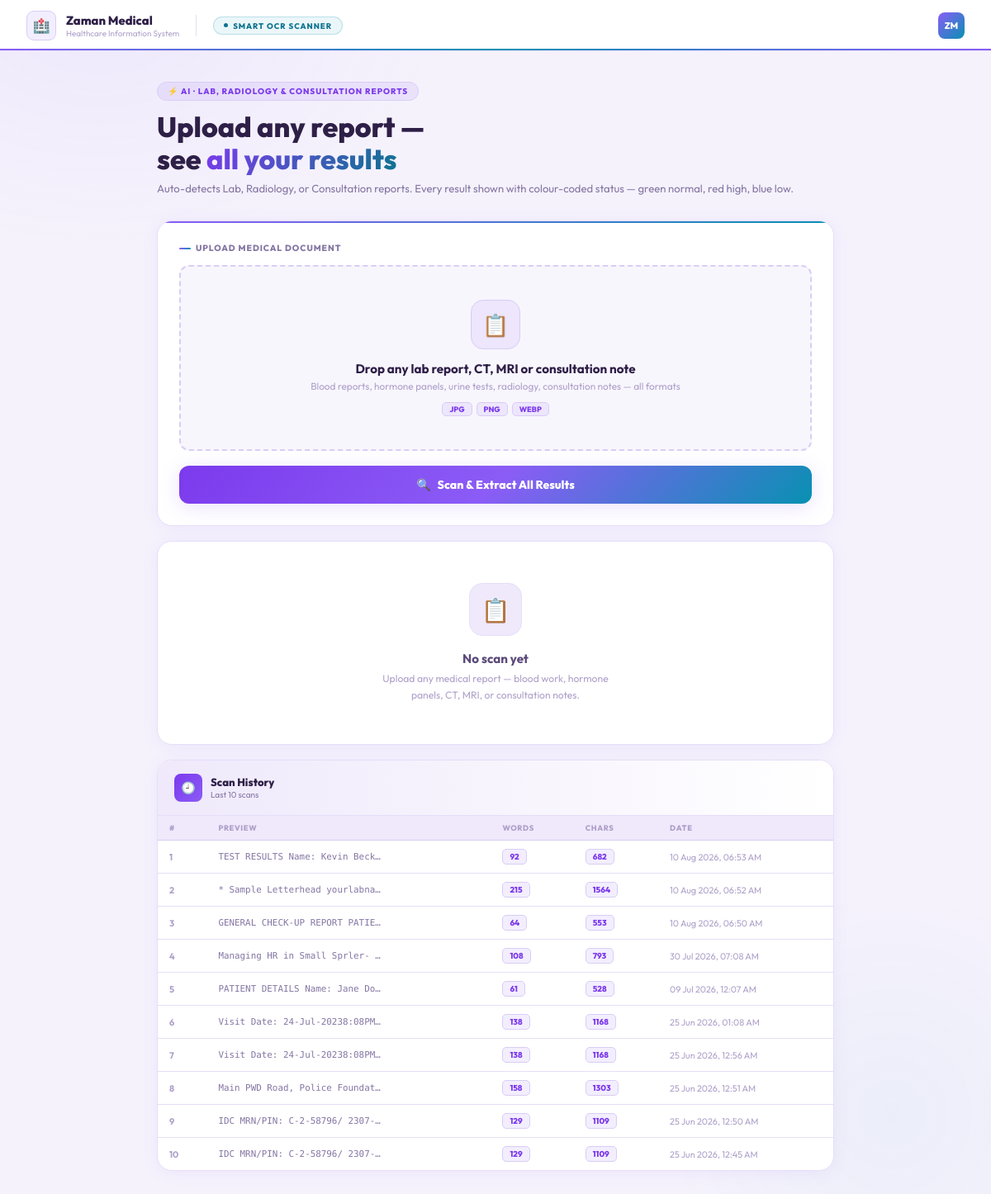
The page /ocr/process.php?patient_id=58 (signed in) on the database its author committed.
### tables this page shows
CREATE TABLE `ocr_scans` (
  `id` int(11) NOT NULL,
  `patient_id` int(11) DEFAULT NULL,
  `patient_name` varchar(100) DEFAULT NULL,
  `image_path` varchar(500) NOT NULL,
  `extracted_text` longtext NOT NULL,
  `ai_summary` longtext DEFAULT NULL,
  `word_count` int(11) NOT NULL DEFAULT 0,
  `char_count` int(11) NOT NULL DEFAULT 0,
  `scanned_at` datetime NOT NULL
);

### ocr/process.php (the view, shortened to what this page needs)
<?php
$conn = new mysqli("localhost", "root", "", "SHAPMS");
$text       = null;
$error      = null;
$summary    = null;
$reportType = 'LAB';
$wordCount      = 0;
$charCount      = 0;
$patientInfo    = [];
$highlightedOCR = '';
$patient_id     = (int)$_SESSION['user_id'];
$history = [];
$res = $conn->query("SELECT * FROM ocr_scans WHERE patient_id = $patient_id ORDER BY scanned_at DESC LIMIT 10");
if ($res) while ($row = $res->fetch_assoc()) $history[] = $row;
?>
<!DOCTYPE html>
<html lang="en">
<head>
</head>
<body>
<div class="topbar">
  <div class="tb-logo">🏥</div>
  <div><div class="tb-name">Zaman Medical</div><div class="tb-sub">Healthcare Information System</div></div>
  <div class="tb-pill"><div class="tb-dot"></div>Smart OCR Scanner</div>
  <div class="tb-av">ZM</div>
</div>
<div class="page">
  <div class="hdr">
    <div class="badge">⚡ AI · Lab, Radiology &amp; Consultation Reports</div>
    <h1>Upload any report —<br>see <em>all your results</em></h1>
    <p class="hdr-sub">Auto-detects Lab, Radiology, or Consultation reports. Every result shown with colour-coded status — green normal, red high, blue low.</p>
  </div>
  <div class="card">
    <div class="card-lbl">Upload Medical Document</div>
    <form method="POST" enctype="multipart/form-data" id="ocrForm">
      <div class="drop" id="dropZone">
        <div id="dropDefault">
          <div class="drop-ico">📋</div>
          <div class="drop-title">Drop any lab report, CT, MRI or consultation note</div>
          <div class="drop-sub">Blood reports, hormone panels, urine tests, radiology, consultation notes — all formats</div>
          <div class="fmts"><span class="fmt">JPG</span><span class="fmt">PNG</span><span class="fmt">WEBP</span></div>
        </div>
      </div>
      <button type="submit" class="btn" id="scanBtn">🔍 &nbsp; Scan &amp; Extract All Results</button>
    </form>
  </div>
  <?php if ($text && !$error): ?>
    <?php if ($summary && !empty($summary['condition_status'])):
      $st  = strtoupper($summary['condition_status']);
      if (!in_array($st, ['CRITICAL','SERIOUS','STABLE'])) $st = 'STABLE';
      $ico = ['CRITICAL'=>'🚨','SERIOUS'=>'⚠️','STABLE'=>'✅'][$st];
      $ttl = ['CRITICAL'=>'CRITICAL — Immediate Attention Required','SERIOUS'=>'SERIOUS — Important Findings Detected','STABLE'=>'STABLE — Results Within Normal Range'][$st];
      $sub = ['CRITICAL'=>'Life-threatening values detected. Act immediately.','SERIOUS'=>'Significant findings — prompt follow-up needed.','STABLE'=>'Values within or close to normal range.'][$st];
    ?>
    <div class="banner <?= $st ?>">
      <div class="banner-ico"><?= $ico ?></div>
      <div>
        <div class="banner-title"><?= $ttl ?></div>
        <div class="banner-sub"><?= $sub ?></div>
      </div>
    </div>
    <?php endif; ?>
    <div class="result-card">
      <div class="rc-head">
        <div class="rc-icon"><?= $reportType==='RADIOLOGY'?'🫁':($reportType==='GENERAL'?'🩺':'🎯') ?></div>
        <div style="flex:1">
          <div class="rc-title">Findings Report</div>
          <div class="rc-sub">
            <?php if ($reportType==='RADIOLOGY'): ?>Radiology report · Key findings extracted · Powered by Gemini
            <?php elseif ($reportType==='GENERAL'): ?>Consultation report · Diagnosis &amp; vitals extracted · Powered by Gemini
            <?php else: ?>All test results extracted · Normal &amp; abnormal · Powered by Gemini<?php endif; ?>
          </div>
        </div>
        <div class="rtype-badge <?= $reportType ?>">
          <?php if ($reportType==='RADIOLOGY'): ?>🩻 Radiology
          <?php elseif ($reportType==='GENERAL'): ?>🩺 Consultation
          <?php else: ?>🧪 Lab Report<?php endif; ?>
        </div>
      </div>
      <div class="rc-body">
        <?php if (!empty($patientInfo['name']) || !empty($patientInfo['age_gender'])): ?>
        <div>
          <div class="sec-lbl">Patient</div>
          <div class="pt-grid">
            <?php if (!empty($patientInfo['name'])): ?><div class="pt-box"><div class="pt-lbl">Name</div><div class="pt-val"><?= htmlspecialchars($patientInfo['name']) ?></div></div><?php endif; ?>
            <?php if (!empty($patientInfo['age_gender'])): ?><div class="pt-box"><div class="pt-lbl">Age / Gender</div><div class="pt-val"><?= htmlspecialchars($patientInfo['age_gender']) ?></div></div><?php endif; ?>
            <?php if (!empty($patientInfo['referred_by'])): ?><div class="pt-box"><div class="pt-lbl">Referred By</div><div class="pt-val"><?= htmlspecialchars($patientInfo['referred_by']) ?></div></div><?php endif; ?>
          </div>
        </div>
        <?php endif; ?>
        <?php if (!empty($summary['all_results'])): ?>
        <div>
          <div class="sec-lbl">🧾 Extracted Results</div>
          <div class="res-legend">
            <div class="res-legend-item"><div class="res-dot norm"></div> Normal</div>
            <div class="res-legend-item"><div class="res-dot high"></div> High ▲</div>
            <div class="res-legend-item"><div class="res-dot low"></div> Low ▼</div>
            <div class="res-legend-item"><div class="res-dot abn"></div> Abnormal</div>
          </div>
          <table class="labs-tbl">
            <thead><tr><th>Test</th><th>Result</th><th>Reference Range</th><th>Status</th></tr></thead>
            <tbody>
            <?php foreach ($summary['all_results'] as $row):
              $flagRaw = strtoupper(trim($row['flag'] ?? 'NORMAL'));
              if ($flagRaw === 'HIGH') {
                  $fc = 'H'; $rowClass = 'row-high'; $arrow = '▲'; $color = '#dc2626';
              } elseif ($flagRaw === 'LOW') {
                  $fc = 'L'; $rowClass = 'row-low';  $arrow = '▼'; $color = '#2563eb';
              } elseif ($flagRaw === 'ABNORMAL') {
                  $fc = 'A'; $rowClass = 'row-abnormal'; $arrow = '⚠'; $color = '#ea580c';
              } else {
                  $fc = 'N'; $rowClass = 'row-normal'; $arrow = '✓'; $color = '#16a34a';
              }
            ?>
            <tr class="<?= $rowClass ?>">
              <td class="t-name"><?= htmlspecialchars($row['test'] ?? '') ?></td>
              <td><span style="color:<?= $color ?>;font-weight:800;font-family:'DM Mono',monospace;"><?= htmlspecialchars($row['result'] ?? '') ?></span></td>
              <td><span class="t-range"><?= htmlspecialchars($row['range'] ?? '') ?></span></td>
              <td><span class="flag <?= $fc ?>"><?= $arrow ?> <?= $flagRaw ?: 'NORMAL' ?></span></td>
            </tr>
            <?php endforeach; ?>
            </tbody>
          </table>
        </div>
        <?php endif; ?>
        <?php if ($reportType === 'LAB' && empty($summary['all_results']) && $summary): ?>
        <div class="all-normal">✅ No test result lines could be matched. Try a clearer image.</div>
        <?php elseif (($reportType === 'RADIOLOGY' || $reportType === 'GENERAL') && !empty($summary['critical_findings'])): ?>
        <div>
          <div class="sec-lbl"><?= $reportType==='RADIOLOGY' ? '🩻 Key Imaging Findings' : '🩺 Key Clinical Findings' ?></div>
          <div class="findings-list">
            <?php foreach ($summary['critical_findings'] as $cf): if (trim($cf)): ?>
            <div class="finding-item"><div class="finding-dot"></div><div class="finding-txt"><?= htmlspecialchars($cf) ?></div></div>
            <?php endif; endforeach; ?>
          </div>
        </div>
        <?php elseif ($reportType === 'RADIOLOGY' && $summary): ?>
        <div class="all-normal">✅ No significant abnormality detected in imaging report</div>
        <?php elseif ($reportType === 'GENERAL' && $summary && empty($summary['all_results'])): ?>
        <div class="all-normal">✅ No significant clinical findings flagged</div>
        <?php endif; ?>
        <?php if (!empty($summary['diagnosis'])): ?>
        <div>
          <div class="sec-lbl">🩺 Diagnosis / Impression</div>
          <div class="tags">
            <?php foreach ($summary['diagnosis'] as $d): if (trim($d)): ?>
            <span class="tag <?= $reportType==='LAB'?'dx':'rad' ?>"><?= $reportType==='LAB'?'🔴':'🩻' ?> <?= htmlspecialchars($d) ?></span>
            <?php endif; endforeach; ?>
          </div>
        </div>
        <?php endif; ?>
        <?php if (!empty($summary['urgent_actions'])): ?>
        <div>
          <div class="sec-lbl"><?= $reportType==='GENERAL'?'📋 Follow-up &amp; Advice':'🚑 Urgent Clinical Actions' ?></div>
          <div class="act-list">
            <?php foreach ($summary['urgent_actions'] as $i => $a): if (trim($a)): ?>
            <div class="act-item">
              <div class="act-num"><?= $i+1 ?></div>
              <div class="act-txt"><?= htmlspecialchars($a) ?></div>
            </div>
            <?php endif; endforeach; ?>
          </div>
        </div>
        <?php endif; ?>
      </div>
    </div>
    <div class="raw-card">
      <div class="raw-hd" onclick="toggleRaw()">
        <div class="raw-hl">
          <div class="raw-icon">🔬</div>
          <div>
            <div class="rc-title">Raw OCR Text (Reference)</div>
            <div class="rc-sub">
              <?php if ($reportType==='LAB'): ?>Abnormal HIGH = red · LOW = blue · Normal = green
              <?php elseif ($reportType==='RADIOLOGY'): ?>Critical findings = red · Other = grey
              <?php else: ?>Key findings = red · Other = grey<?php endif; ?>
            </div>
          </div>
        </div>
        <div class="raw-stats">
          <div class="stat"><?= $wordCount ?> words</div>
          <div class="stat"><?= $charCount ?> chars</div>
          <div class="sv-badge">✓ Saved</div>
          <div class="raw-toggle" id="rawToggle">
            Show <svg width="12" height="12" viewBox="0 0 12 12" fill="none"><path d="M2 4L6 8L10 4" stroke="currentColor" stroke-width="2" stroke-linecap="round" stroke-linejoin="round"/></svg>
          </div>
        </div>
      </div>
      <div class="raw-body" id="rawBody">
        <div class="hl-legend">
          <?php if ($reportType==='LAB'): ?>
          <div class="hl-legend-item"><div class="hl-dot abn"></div> High</div>
          <div class="hl-legend-item"><div class="hl-dot low"></div> Low</div>
          <div class="hl-legend-item"><div class="hl-dot norm"></div> Normal</div>
          <?php else: ?>
          <div class="hl-legend-item"><div class="hl-dot abn"></div> Critical finding</div>
          <div class="hl-legend-item"><div class="hl-dot rad"></div> Report text</div>
          <?php endif; ?>
        </div>
        <div class="hl-results"><?= $highlightedOCR ?></div>
      </div>
    </div>
  <?php else: ?>
    <?php if (!$error): ?>
    <div class="empty">
      <div class="empty-ico">📋</div>
      <h3>No scan yet</h3>
      <p>Upload any medical report — blood work, hormone panels, CT, MRI, or consultation notes.</p>
    </div>
    <?php endif; ?>
  <?php endif; ?>
  <div class="hist-card">
    <div class="hist-hd">
      <div class="hist-icon">🕘</div>
      <div><div class="rc-title">Scan History</div><div class="rc-sub">Last 10 scans</div></div>
    </div>
    <?php if (count($history) > 0): ?>
    <table class="ht">
      <thead><tr><th>#</th><th>Preview</th><th>Words</th><th>Chars</th><th>Date</th></tr></thead>
      <tbody>
        <?php foreach ($history as $i => $row): ?>
        <tr>
          <td style="color:var(--t3);font-size:.68rem;font-weight:700"><?= $i+1 ?></td>
          <td><div class="td-prev"><?= htmlspecialchars($row['extracted_text']) ?></div></td>
          <td><span class="cbadge"><?= (int)$row['word_count'] ?></span></td>
          <td><span class="cbadge"><?= (int)$row['char_count'] ?></span></td>
          <td><div class="td-dt"><?= date('d M Y, h:i A', strtotime($row['scanned_at'])) ?></div></td>
        </tr>
        <?php endforeach; ?>
      </tbody>
    </table>
    <?php else: ?>
    <div class="empty-tbl">No history yet.</div>
    <?php endif; ?>
  </div>
</div>
</body>
</html>

### rows shown on the page
ocr_scans: extracted_text "TEST RESULTS Name: Kevin Beck…", word_count "92", char_count "682", scanned_at "10 Aug 2026, 06:53 AM"
ocr_scans: extracted_text "* Sample Letterhead yourlabna…", word_count "215", char_count "1564", scanned_at "10 Aug 2026, 06:52 AM"
ocr_scans: extracted_text "GENERAL CHECK-UP REPORT PATIE…", word_count "64", char_count "553", scanned_at "10 Aug 2026, 06:50 AM"
ocr_scans: extracted_text "Managing HR in Small Sprler-…", word_count "108", char_count "793", scanned_at "30 Jul 2026, 07:08 AM"
ocr_scans: extracted_text "PATIENT DETAILS Name: Jane Do…", word_count "61", char_count "528", scanned_at "09 Jul 2026, 12:07 AM"
ocr_scans: extracted_text "Visit Date: 24-Jul-20238:08PM…", word_count "138", char_count "1168", scanned_at "25 Jun 2026, 01:08 AM"
ocr_scans: extracted_text "Visit Date: 24-Jul-20238:08PM…", word_count "138", char_count "1168", scanned_at "25 Jun 2026, 12:56 AM"
ocr_scans: extracted_text "Main PWD Road, Police Foundat…", word_count "158", char_count "1303", scanned_at "25 Jun 2026, 12:51 AM"
ocr_scans: extracted_text "IDC MRN/PIN: C-2-58796/ 2307-…", word_count "129", char_count "1109", scanned_at "25 Jun 2026, 12:50 AM"
ocr_scans: extracted_text "IDC MRN/PIN: C-2-58796/ 2307-…", word_count "129", char_count "1109", scanned_at "25 Jun 2026, 12:45 AM"
